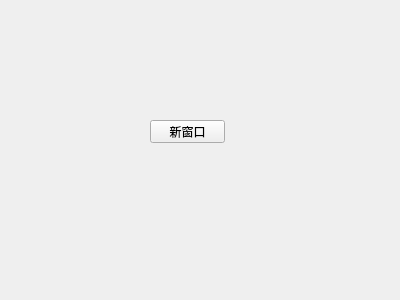
<?xml version="1.0" encoding="UTF-8"?>
<ui version="4.0">
 <class>myform</class>
 <widget class="QWidget" name="myform">
  <property name="geometry">
   <rect>
    <x>0</x>
    <y>0</y>
    <width>400</width>
    <height>300</height>
   </rect>
  </property>
  <property name="windowTitle">
   <string>Form</string>
  </property>
  <widget class="QPushButton" name="pushButton">
   <property name="geometry">
    <rect>
     <x>150</x>
     <y>120</y>
     <width>75</width>
     <height>23</height>
    </rect>
   </property>
   <property name="text">
    <string>新窗口</string>
   </property>
  </widget>
 </widget>
 <resources/>
 <connections/>
</ui>
